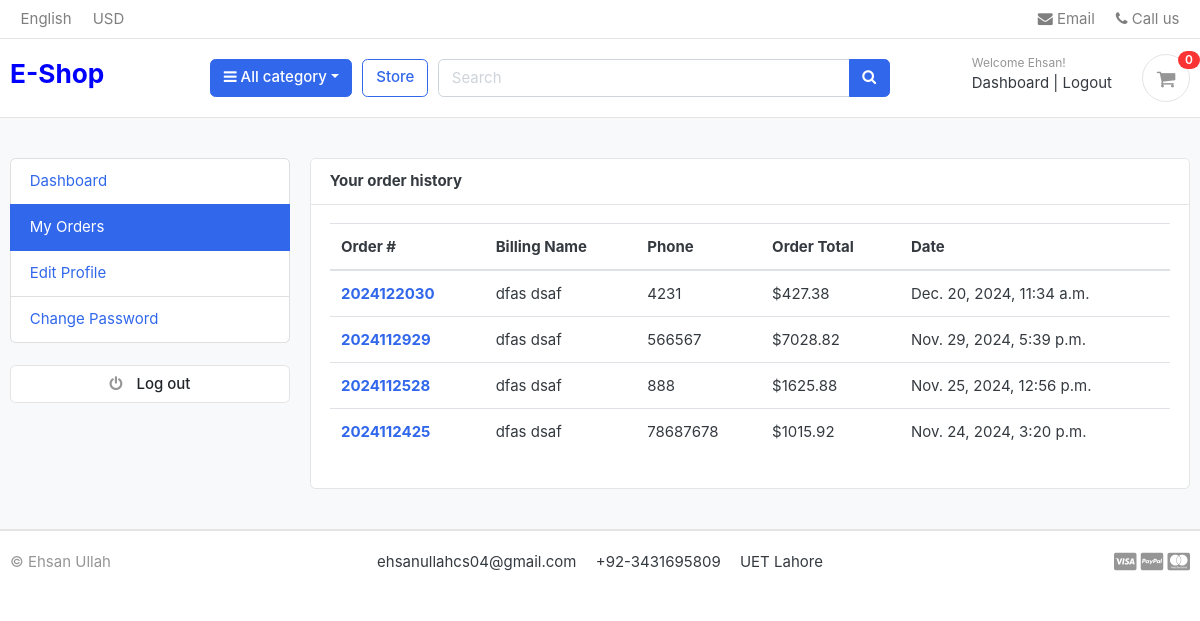
Screenshot of /accounts/my_orders/ (signed in) with the database file from the repository.
### accounts/models.py (models this page shows, shortened)
class Account(AbstractBaseUser):
    first_name      = models.CharField(max_length=50)
    last_name       = models.CharField(max_length=50)
    username        = models.CharField(max_length=50, unique=True)
    email           = models.EmailField(max_length=100, unique=True)
    phone_number    = models.CharField(max_length=50)
    date_joined     = models.DateTimeField(auto_now_add=True)
    last_login      = models.DateTimeField(auto_now_add=True)
    is_admin        = models.BooleanField(default=False)
    is_staff        = models.BooleanField(default=False)
    is_active        = models.BooleanField(default=False)
    is_superadmin        = models.BooleanField(default=False)
    USERNAME_FIELD = 'email'
    REQUIRED_FIELDS = ['username', 'first_name', 'last_name']
    objects = MyAccountManager()

### orders/models.py (models this page shows, shortened)
class Order(models.Model):
    STATUS = (
        ('New', 'New'),
        ('Accepted', 'Accepted'),
        ('Completed', 'Completed'),
        ('Cancelled', 'Cancelled'),
    )
    user = models.ForeignKey(Account, on_delete=models.SET_NULL, null=True)
    payment = models.ForeignKey(Payment, on_delete=models.SET_NULL, blank=True, null=True)
    order_number = models.CharField(max_length=20)
    first_name = models.CharField(max_length=50)
    last_name = models.CharField(max_length=50)
    phone = models.CharField(max_length=15)
    email = models.EmailField(max_length=50)
    address_line_1 = models.CharField(max_length=50)
    address_line_2 = models.CharField(max_length=50, blank=True)
    country = models.CharField(max_length=50)
    state = models.CharField(max_length=50)
    city = models.CharField(max_length=50)
    order_note = models.CharField(max_length=100, blank=True)
    order_total = models.FloatField()
    tax = models.FloatField()
    status = models.CharField(max_length=10, choices=STATUS, default='New')
    ip = models.CharField(blank=True, max_length=20)
    is_ordered = models.BooleanField(default=False)
    created_at = models.DateTimeField(auto_now_add=True)
    updated_at = models.DateTimeField(auto_now=True)
    def full_name(self):
        return f'{self.first_name} {self.last_name}'

### accounts/views.py (the view)
# urls.py: path('my_orders/',views.my_orders,name='my_orders'),
@login_required(login_url='login')
def my_orders(request):
    orders = Order.objects.filter(user=request.user, is_ordered=True).order_by('-created_at')
    context = {
        'orders': orders,
    }
    return render(request, 'accounts/my_orders.html', context)

### carts/context_processors.py (called while the page is built)
def counter(request):
    cart_count = 0
    if "admin" in request.path:
        return {}
    else:
        try:
            cart = Cart.objects.filter(cart_id=_cart_id(request))
            if request.user.is_authenticated:
                cart_items = CartItem.objects.all().filter(user=request.user)
            else:
                cart_items = CartItem.objects.all().filter(cart=cart[:1])
            for cart_item in cart_items:
                cart_count += cart_item.quantity
        except Cart.DoesNotExist:
            cart_count = 0
    return dict(cart_count=cart_count)

### carts/views.py (called while the page is built)
def _cart_id(request):
    cart = request.session.session_key
    if not cart:
        cart = request.session.create()
    return cart

### category/conntext_processors.py (called while the page is built)
def menu_links(request):
    links = Category.objects.all()
    return dict(links=links)

### category/models.py (called while the page is built)
    def get_url(self):
        return reverse("products_by_category", args=[self.slug])

### templates/accounts/my_orders.html (shortened to what this page needs)
{% extends 'base.html' %}
{% block content %}
  <section class="section-conten padding-y bg">
    <div class="container">
      <div class="row">
        {% include 'includes/dashboard_sidebar.html' %}
        <main class="col-md-9">
          <article class="card">
            <header class="card-header">
              <strong class="d-inline-block mr-3">Your order history</strong>
            </header>
            <div class="card-body">
              <div class="row">
                <div class="col-md-12">
                  <table class="table table-hover">
                    <thead>
                      <tr>
                        <th scope="col">Order #</th>
                        <th scope="col">Billing Name</th>
                        <th scope="col">Phone</th>
                        <th scope="col">Order Total</th>
                        <th scope="col">Date</th>
                      </tr>
                    </thead>
                    <tbody>
                      {% for order in orders %}
                        <tr>
                          <th scope="row">
                            <a href="{% url 'order_detail' order.order_number %}">{{ order.order_number }}</a>
                          </th>
                          <td>{{ order.full_name }}</td>
                          <td>{{ order.phone }}</td>
                          <td>${{ order.order_total }}</td>
                          <td>{{ order.created_at }}</td>
                        </tr>
                      {% endfor %}
                    </tbody>
                  </table>
                </div>
              </div>
            </div>
          </article>
        </main>
      </div>
    </div>
  </section>
{% endblock %}

### templates/includes/navbar.html (shortened to what this page needs)
{% load static %}
<header class="section-header">
  <nav class="navbar p-md-0 navbar-expand-sm navbar-light border-bottom">
    <div class="container">
      <div class="collapse navbar-collapse" id="navbarTop4">
        <ul class="navbar-nav mr-auto">
          <li class="nav-item dropdown">
            <a href="#" class="nav-link">English</a>
          </li>
          <li class="nav-item dropdown">
            <a href="#" class="nav-link">USD</a>
          </li>
        </ul>
        <ul class="navbar-nav">
          <li>
            <a href="#" class="nav-link"><i class="fa fa-envelope"></i> Email</a>
          </li>
          <li>
            <a href="#" class="nav-link"><i class="fa fa-phone"></i> Call us</a>
          </li>
        </ul>
      </div>
    </div>
  </nav>
  <section class="header-main border-bottom">
    <div class="container">
      <div class="row align-items-center">
        <div class="col-lg-2 col-md-3 col-6">
          <a href="{% url 'home' %}">
            <h3 style="color: blue;">E-Shop</h3>
          </a>
        </div>
        <div class="col-lg col-sm col-md col-6 flex-grow-0">
          <div class="category-wrap dropdown d-inline-block float-right">
            <button type="button" class="btn btn-primary dropdown-toggle" data-toggle="dropdown"><i class="fa fa-bars"></i> All category</button>
          </div>
        </div>
        <a href="{% url 'store' %}" class="btn btn-outline-primary">Store</a>
        <div class="col-lg col-md-6 col-sm-12 col">
          <form action="{% url "search" %}" class="search" method="GET">
            <div class="input-group w-100">
              <input name="keyword" type="text" class="form-control" style="width:60%;" placeholder="Search" />
              <div class="input-group-append">
                <button class="btn btn-primary" type="submit"><i class="fa fa-search"></i></button>
              </div>
            </div>
          </form>
        </div>
        <div class="col-lg-3 col-sm-6 col-8 order-2 order-lg-3">
          <div class="d-flex justify-content-end mb-3 mb-lg-0">
            {% if user.id is None %}
            <div class="widget-header">
              <small class="title text-muted">Welcome Guest!</small>
              <div>
                <a href="{% url "login" %}">Sign in</a> <span class="dark-transp">|</span>
                <a href="{% url "register" %}">Register</a>
              </div>
            </div>
            {% else %}
            <div class="widget-header">
              <small class="title text-muted">Welcome {{user.first_name}}!</small>
              <div>
                <a href="{% url "dashboard" %}">Dashboard</a> <span class="dark-transp">|</span>
                <a href="{% url "logout" %}">Logout</a>
              </div>
            </div>
            {% endif %}
            <a href="{% url "cart" %}" class="widget-header pl-3 ml-3">
              <div class="icon icon-sm rounded-circle border">
                <i class="fa fa-shopping-cart"></i>
              </div>
              <span class="badge badge-pill badge-danger notify">{{cart_count}}</span>
            </a>
          </div>
        </div>
      </div>
    </div>
  </section>
</header>

### static/css/ui.css (style rules this page uses)
html { font-family: "Inter", sans-serif; font-size: 15px; }
.icon-xs, .icon-sm, .icon-md, .icon-lg { display: inline-block; text-align: center; flex-shrink: 0; flex-grow: 0; }
.icon-sm { width: 48px; height: 48px; line-height: 48px !important; font-size: 20px; }
.padding-y { padding-top: 40px; padding-bottom: 40px; }
article:after, .form-group:after { display: block; clear: both; content: ""; }
.bg { background-color: #f8f9fa; }
.header-main { position: relative; padding-top: 1rem; padding-bottom: 1rem; }
.widget-header { display: inline-block; vertical-align: middle; position: relative; }
.widget-header a { color: #343a40; }
.widget-header i { color: #969696; }
.widget-header .title { display: block; }
.widget-header .notify { position: absolute; top: -3px; right: -10px; }
.notify { position: absolute; top: -4px; right: -10px; display: inline-block; padding: 0.25em 0.6em; font-size: 12px; line-height: 1; text-align: center; border-radius: 3rem; color: #fff; background-color: #fa3434; }

### rows the page displays
Account: first_name "Ehsan"
Order: order_number "2024122030", full_name "dfas dsaf", phone "4231", order_total "427.38", created_at "Dec. 20, 2024, 11:34 a.m."
Order: order_number "2024112929", full_name "dfas dsaf", phone "566567", order_total "7028.82", created_at "Nov. 29, 2024, 5:39 p.m."
Order: order_number "2024112528", full_name "dfas dsaf", phone "888", order_total "1625.88", created_at "Nov. 25, 2024, 12:56 p.m."
Order: order_number "2024112425", full_name "dfas dsaf", phone "78687678", order_total "1015.92", created_at "Nov. 24, 2024, 3:20 p.m."

### other values shown
{{ cart_count }} "0"
